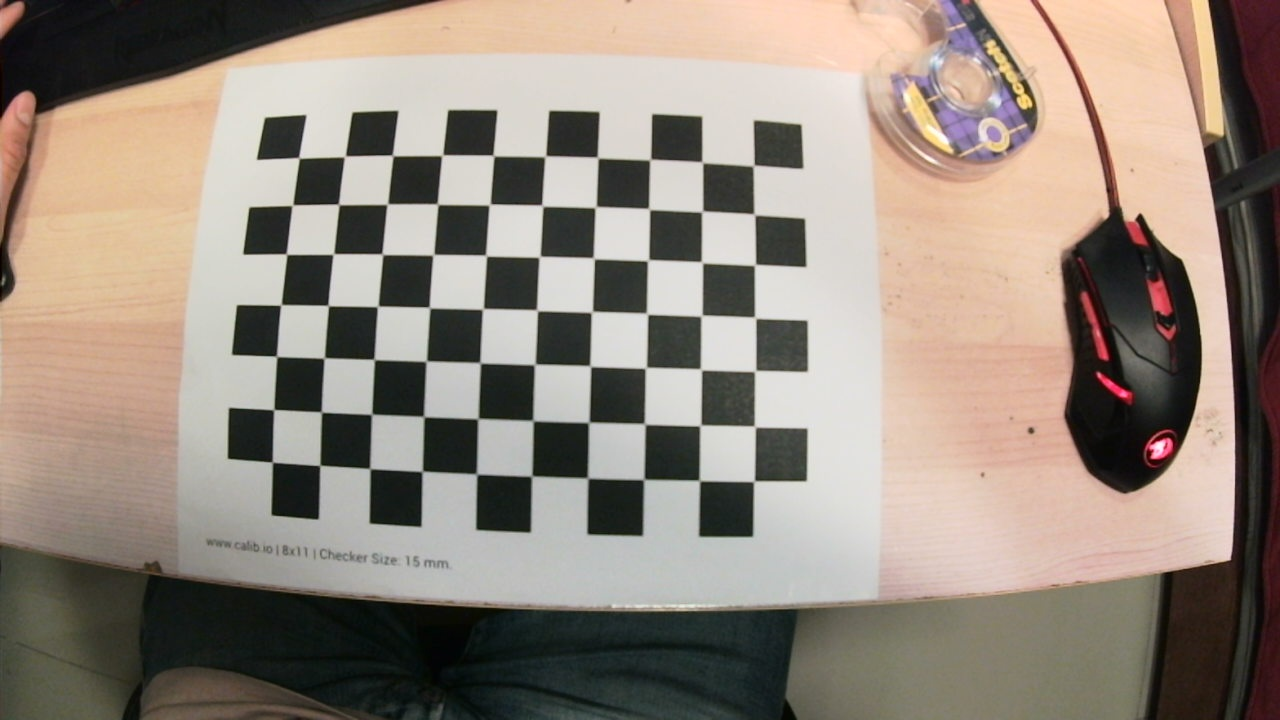
#> input picture Calibracion_Camara/fotos_estereo/der_001.jpg, 1280 x 720 px, given in place of the camera
$ python camera_calibration_code.py --patron Calibracion_Camara/fotos_estereo/der_001.jpg
#> lines starting #> are read from the running program, lines starting #| are printed output that depends on the picture
"""
Calibración de Cámara con OpenCV
Basado en: https://docs.opencv.org/3.4/dc/dbb/tutorial_py_calibration.html

Uso:
  1. Modo imágenes:  python calibracion_camara.py --modo imagenes --patron imagenes_calibracion/*.jpg
  2. Modo cámara:    python calibracion_camara.py --modo camara
  3. Ver resultado:  python calibracion_camara.py --modo undistort --imagen foto.jpg
"""

import cv2 as cv
import numpy as np
import glob
import os
import json
import argparse
from pathlib import Path


# ─────────────────────────────────────────────
#  CONFIGURACIÓN  (ajusta según tu tablero)
# ─────────────────────────────────────────────
COLS_ESQUINAS   = 9      # esquinas internas horizontales (cuadros - 1)
FILAS_ESQUINAS  = 6      # esquinas internas verticales   (cuadros - 1)
TAMANO_CUADRO   = 25.0   # mm reales de cada cuadro (0 = unidades arbitrarias)
MIN_IMAGENES    = 10     # mínimo de capturas válidas para calibrar
ARCHIVO_SALIDA  = "calibracion.json"


# ─────────────────────────────────────────────
#  CRITERIO DE PARADA para cornerSubPix
# ─────────────────────────────────────────────
CRITERIO = (cv.TERM_CRITERIA_EPS + cv.TERM_CRITERIA_MAX_ITER, 30, 0.001)


def preparar_puntos_objeto(cols, filas, tamano_cuadro):
    """
    Genera las coordenadas 3-D del patrón en el plano Z=0.
    Si tamano_cuadro > 0 los valores estarán en mm; si es 0, en unidades de cuadro.
    """
    objp = np.zeros((cols * filas, 3), np.float32)
    objp[:, :2] = np.mgrid[0:cols, 0:filas].T.reshape(-1, 2)
    if tamano_cuadro > 0:
        objp *= tamano_cuadro
    return objp


def detectar_esquinas(img_gray, cols, filas):
    """
    Busca las esquinas del tablero de ajedrez.
    Devuelve (True, esquinas_refinadas) o (False, None).
    """
    encontrado, esquinas = cv.findChessboardCorners(img_gray, (cols, filas), None)
    if encontrado:
        esquinas = cv.cornerSubPix(img_gray, esquinas, (11, 11), (-1, -1), CRITERIO)
    return encontrado, esquinas


# [103 lines left out: functions calibrar, guardar_calibracion, cargar_calibracion, mostrar_resumen, modo_imagenes, not called in this run]


# ══════════════════════════════════════════════
#  MODO 2: Captura en vivo con webcam
# ══════════════════════════════════════════════
def modo_camara(indice_cam=0):
#> called with indice_cam = 0
    cap = cv.VideoCapture(indice_cam)
    if not cap.isOpened():
        print(f"❌  No se pudo abrir la cámara (índice {indice_cam})")
        return

    objp_base = preparar_puntos_objeto(COLS_ESQUINAS, FILAS_ESQUINAS, TAMANO_CUADRO)
    objpoints, imgpoints = [], []
    shape_gris = None
    capturando = False

    print("\n═══════════════════════════════════════")
    print("  CALIBRACIÓN EN VIVO")
    print("  [ESPACIO] Capturar frame")
    print("  [C]       Calibrar ahora")
    print("  [Q]       Salir")
    print(f"  Meta: {MIN_IMAGENES} capturas válidas")
    print("═══════════════════════════════════════\n")

    while True:
        ret, frame = cap.read()
#> frame is the input picture: shape (720, 1280, 3); mean B, G, R 124.9, 136, 147.6
        if not ret:
            break

        gray = cv.cvtColor(frame, cv.COLOR_BGR2GRAY)
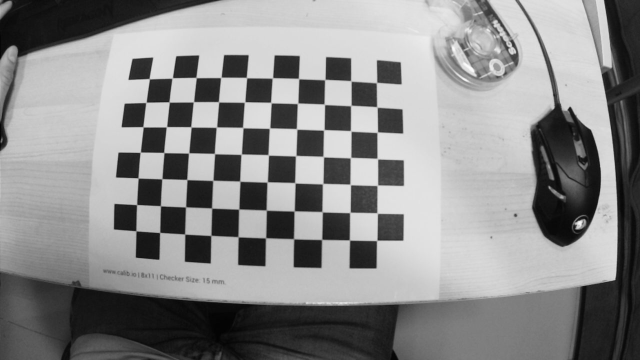
#> gray: shape (720, 1280) (shown at 1/2 size); min 2, max 254, mean 138.2
        shape_gris = gray.shape
        encontrado, esquinas = detectar_esquinas(gray, COLS_ESQUINAS, FILAS_ESQUINAS)
#> in detectar_esquinas, `encontrado, esquinas = cv.findChessboardCorners(img_gray, (cols, filas..`: encontrado = False; esquinas = None
#> encontrado = False

        vista = frame.copy()
        if encontrado:
            cv.drawChessboardCorners(vista, (COLS_ESQUINAS, FILAS_ESQUINAS), esquinas, True)

        # HUD
        color_estado = (0, 200, 0) if encontrado else (0, 0, 200)
#> color_estado = (0, 0, 200)
        estado_txt = "PATRON DETECTADO" if encontrado else "Buscando patron..."
#> estado_txt = 'Buscando patron...'
        cv.putText(vista, estado_txt, (10, 30),
                   cv.FONT_HERSHEY_SIMPLEX, 0.8, color_estado, 2)
        cv.putText(vista, f"Capturas: {len(objpoints)}/{MIN_IMAGENES}", (10, 60),
                   cv.FONT_HERSHEY_SIMPLEX, 0.7, (255, 255, 255), 2)
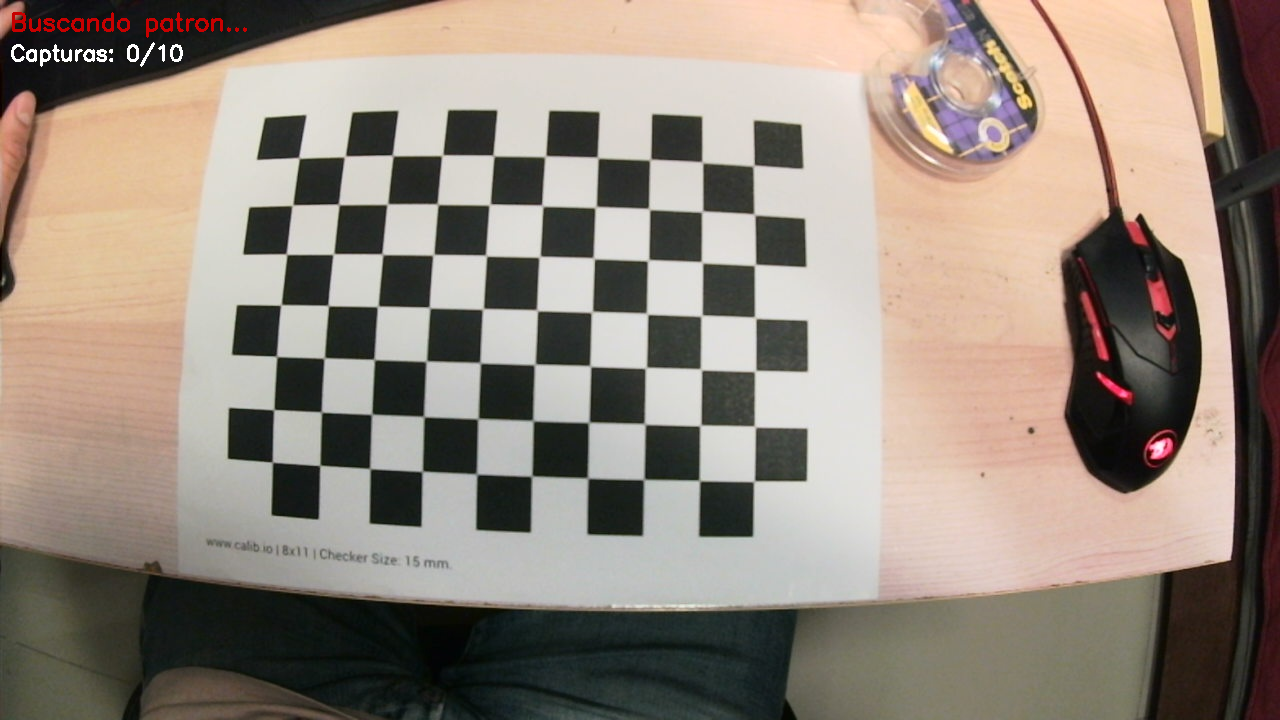
#> vista: shape (720, 1280, 3); mean B, G, R 125.2, 136.3, 148.2

        cv.imshow("Calibracion en vivo  [ESPACIO=capturar | C=calibrar | Q=salir]", vista)

        tecla = cv.waitKey(1) & 0xFF
#> (key q is pressed here)

        if tecla == ord('q'):
            break
        elif tecla == ord(' ') and encontrado:
            objpoints.append(objp_base)
            imgpoints.append(esquinas)
            print(f"  📸  Captura {len(objpoints)} registrada")
        elif tecla == ord('c'):
            if len(objpoints) >= 1:
                break
            else:
                print("  ⚠  Necesitas al menos 1 captura válida")

    cap.release()
    cv.destroyAllWindows()

    if not objpoints:
        print("No se realizaron capturas. Saliendo.")
        return

    if len(objpoints) < MIN_IMAGENES:
        print(f"\n⚠  Solo {len(objpoints)} captura(s). "
              f"Se recomiendan {MIN_IMAGENES} para mejor precisión.")

    print(f"\nCalibrando con {len(objpoints)} captura(s)...")
    datos = calibrar(objpoints, imgpoints, shape_gris)
    mostrar_resumen(datos)
    guardar_calibracion(datos, ARCHIVO_SALIDA)


# ══════════════════════════════════════════════
#  MODO 3: Corregir distorsión en una imagen
# ══════════════════════════════════════════════
# [46 lines left out: function modo_undistort, not called in this run]


# ──────────────────────────────────────────────
#  PUNTO DE ENTRADA
# ──────────────────────────────────────────────
def main():
    parser = argparse.ArgumentParser(
        description="Calibración de cámara con OpenCV",
        formatter_class=argparse.RawTextHelpFormatter,
    )
    parser.add_argument(
        "--modo", choices=["imagenes", "camara", "undistort"],
        default="camara",
        help=(
            "imagenes  → calibrar desde archivos en disco\n"
            "camara    → calibrar capturando desde webcam\n"
            "undistort → corregir una imagen con calibración ya guardada"
        ),
    )
    parser.add_argument("--patron",  default="*.jpg",
                        help="Glob de imágenes (modo imagenes). Ej: fotos/*.jpg")
    parser.add_argument("--imagen",  default="",
                        help="Ruta de imagen a corregir (modo undistort)")
    parser.add_argument("--cam",     type=int, default=0,
                        help="Índice de cámara (modo camara, por defecto 0)")
    parser.add_argument("--cal",     default=ARCHIVO_SALIDA,
                        help=f"Archivo JSON de calibración (por defecto: {ARCHIVO_SALIDA})")

    args = parser.parse_args()

    if args.modo == "imagenes":
        modo_imagenes(args.patron)
    elif args.modo == "camara":
        modo_camara(args.cam)
    elif args.modo == "undistort":
        if not args.imagen:
            parser.error("--imagen es obligatorio en modo undistort")
        modo_undistort(args.imagen, args.cal)


if __name__ == "__main__":
    main()

$ run again, on Calibracion_Camara/fotos_estereo/der_002.jpg
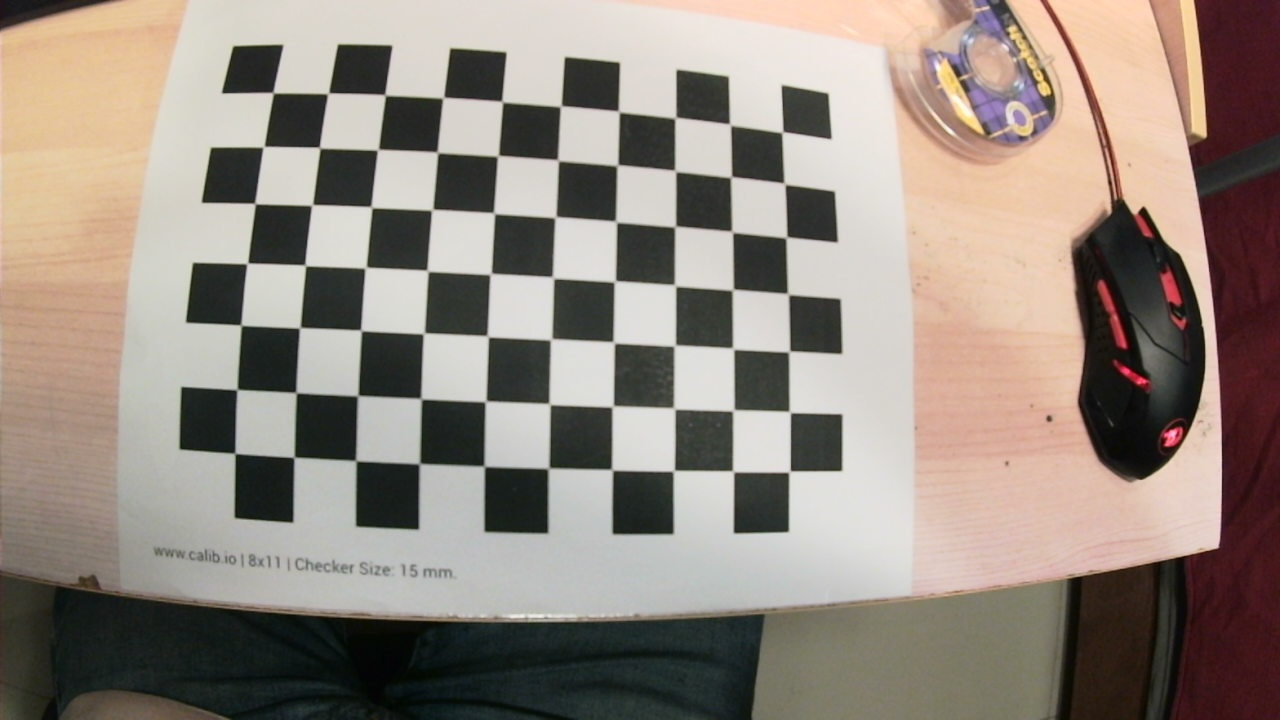
#> input picture Calibracion_Camara/fotos_estereo/der_002.jpg, 1280 x 720 px, given in place of the camera
#> in modo_camara, frame is the input picture: shape (720, 1280, 3); mean B, G, R 126.6, 136, 146.9
#> in modo_camara, `gray = cv.cvtColor(frame, cv.COLOR_BGR2GRAY)`:
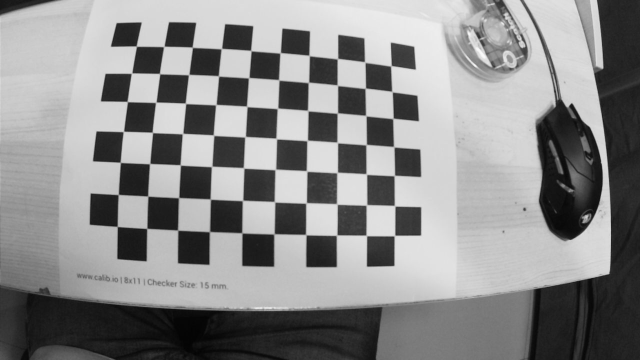
#> gray: shape (720, 1280) (shown at 1/2 size); min 2, max 251, mean 138.2
#> in detectar_esquinas, `encontrado, esquinas = cv.findChessboardCorners(img_gray, (cols, filas..`: encontrado = False; esquinas = None
#> in modo_camara, `encontrado, esquinas = detectar_esquinas(gray, COLS_ESQUINAS, FILAS_ES..`: encontrado = False
#> color_estado = (0, 0, 200)
#> estado_txt = 'Buscando patron...'
#> in modo_camara, `cv.putText(vista, f"Capturas: {len(objpoints)}/{MIN_IMAGENES}", (10, 6..`:
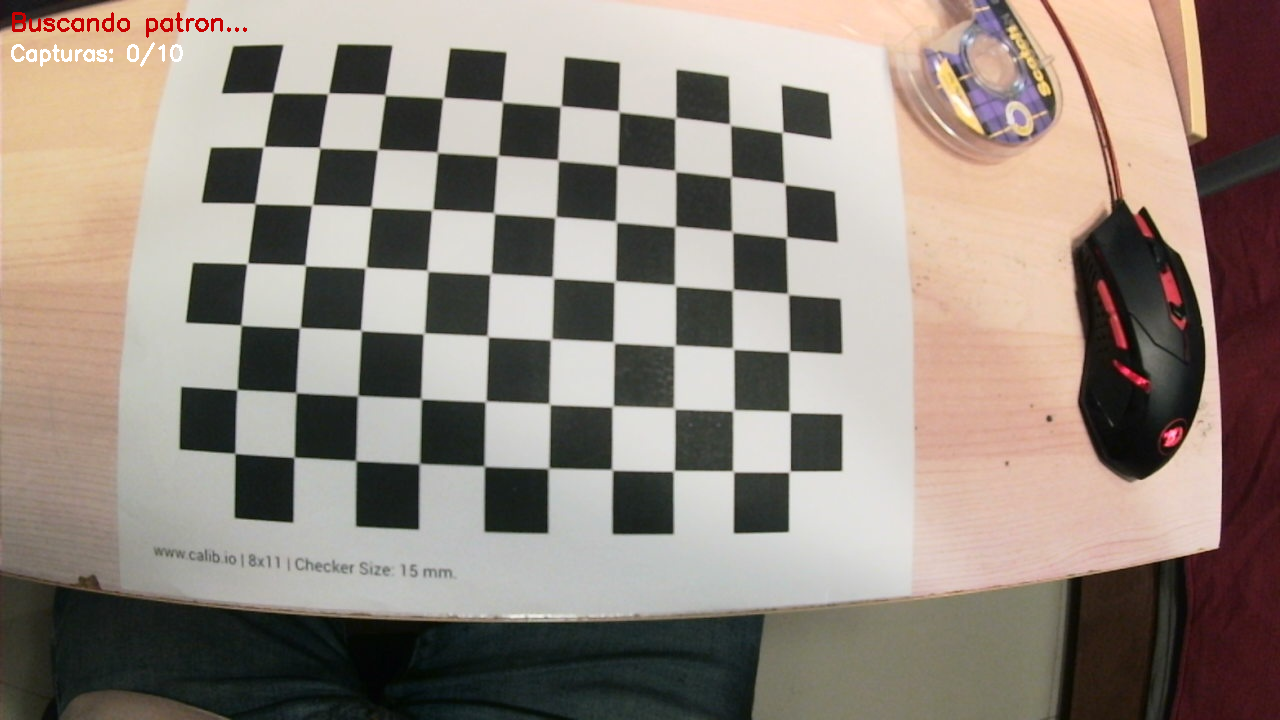
#> vista: shape (720, 1280, 3); mean B, G, R 126.5, 135.8, 147

$ run again, on Calibracion_Camara/fotos_estereo/der_003.jpg
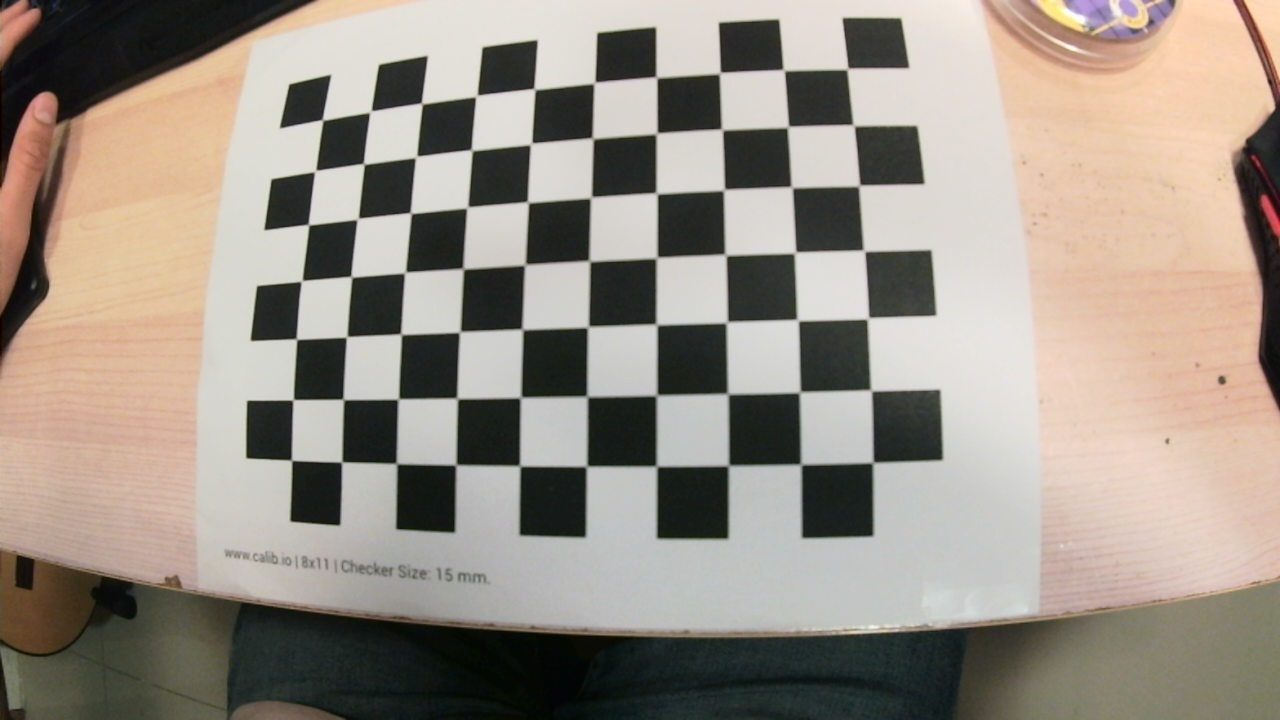
#> input picture Calibracion_Camara/fotos_estereo/der_003.jpg, 1280 x 720 px, given in place of the camera
#> in modo_camara, frame is the input picture: shape (720, 1280, 3); mean B, G, R 134, 144.4, 153.6
#> in modo_camara, `gray = cv.cvtColor(frame, cv.COLOR_BGR2GRAY)`:
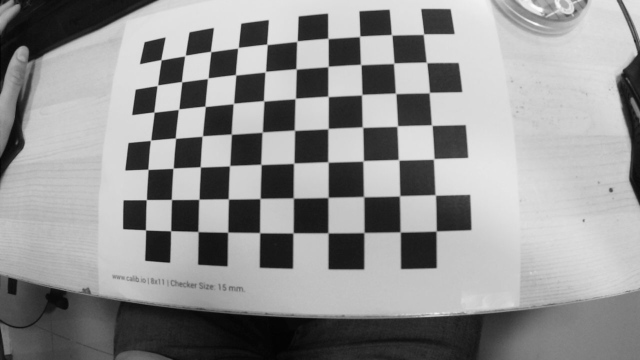
#> gray: shape (720, 1280) (shown at 1/2 size); min 2, max 254, mean 145.9
#> in detectar_esquinas, `encontrado, esquinas = cv.findChessboardCorners(img_gray, (cols, filas..`: encontrado = False; esquinas = None
#> in modo_camara, `encontrado, esquinas = detectar_esquinas(gray, COLS_ESQUINAS, FILAS_ES..`: encontrado = False
#> color_estado = (0, 0, 200)
#> estado_txt = 'Buscando patron...'
#> in modo_camara, `cv.putText(vista, f"Capturas: {len(objpoints)}/{MIN_IMAGENES}", (10, 6..`:
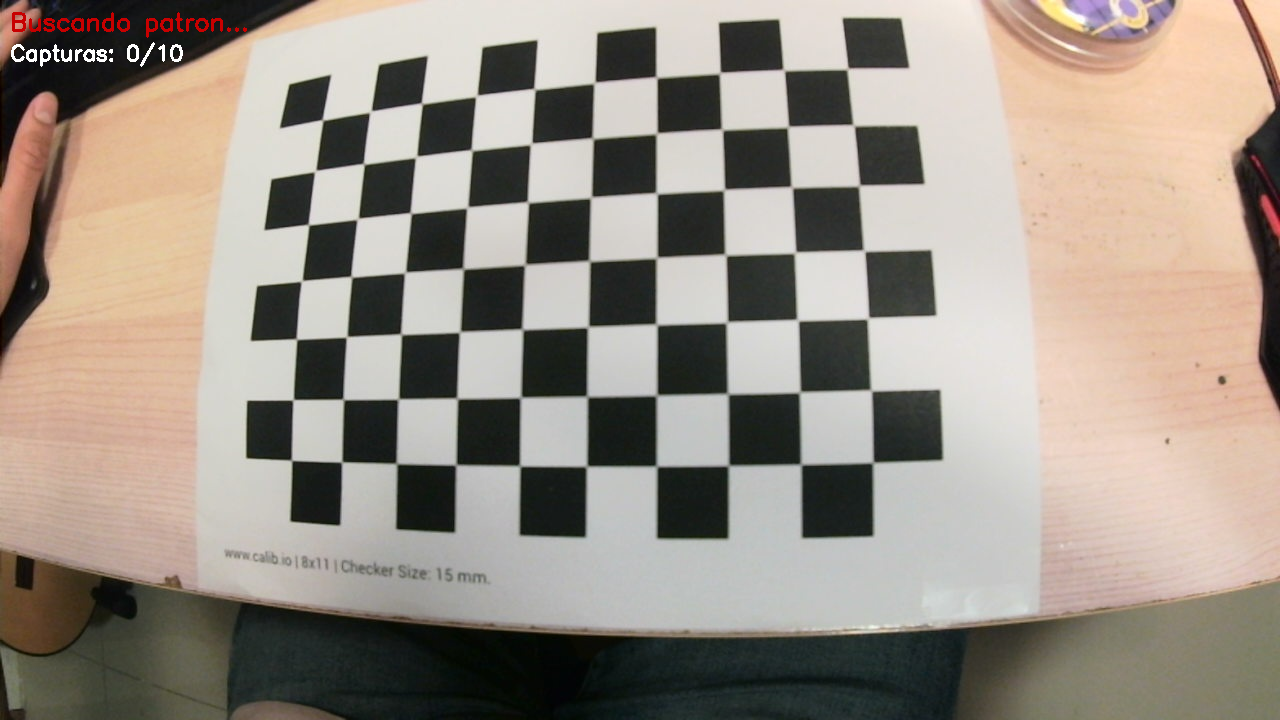
#> vista: shape (720, 1280, 3); mean B, G, R 134.3, 144.6, 154.1
